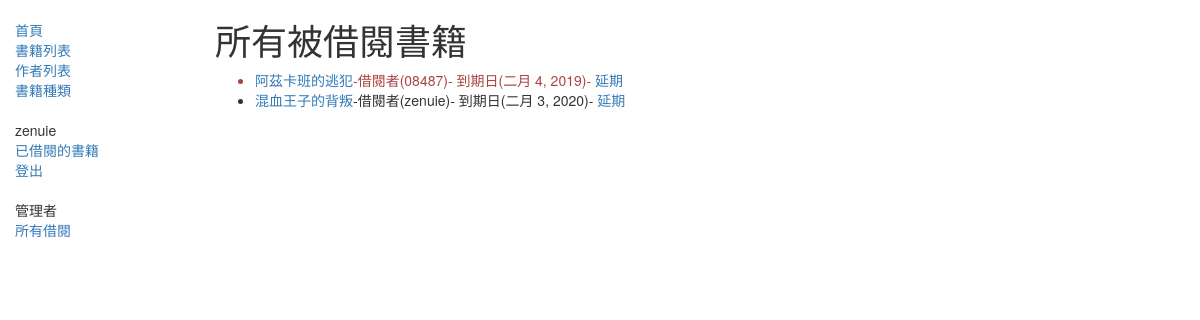
/catalog/borrowed/ (signed in), run on an earlier commit of the app's database.
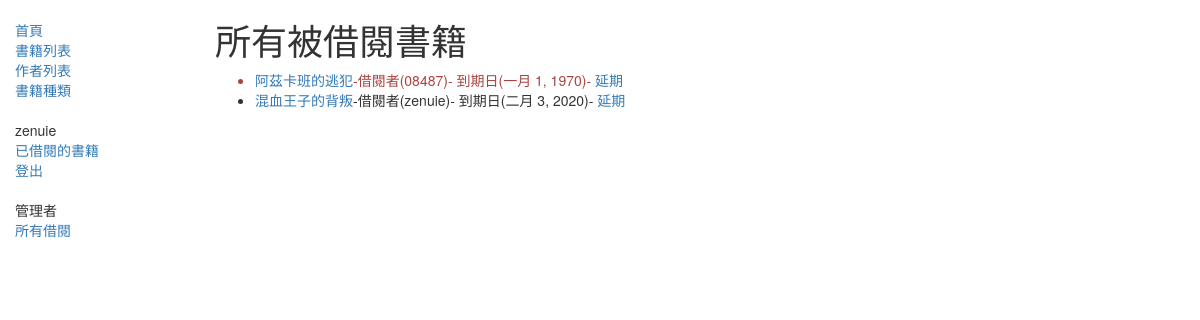
And on a later commit of the database.
### catalog/models.py (models this page shows, shortened)
class BookInstance(models.Model):
    id = models.UUIDField(primary_key=True, default=uuid.uuid4,
                          help_text='Unique ID for this particular book across whole library')
    book = models.ForeignKey('Book', on_delete=models.SET_NULL, null=True)
    imprint = models.CharField(max_length=200)
    due_back = models.DateField(null=True, blank=True)
    borrower = models.ForeignKey(User, on_delete=models.SET_NULL, null=True, blank=True)
    LOAN_STATUS = (
        ('m', 'Maintenance'),
        ('o', 'On loan'),
        ('a', 'Available'),
        ('r', 'Reserved'),
    )
    status = models.CharField(
        max_length=1,
        choices=LOAN_STATUS,
        blank=True,
        default='m',
        help_text='Book availability',
    )
    @property
    def is_overdue(self):
        if self.due_back and date.today() > self.due_back:
            return True
        return False
    class Meta:
        ordering = ['due_back']
        permissions = (("can_mark_returned", "Set book as returned"),)

class Book(models.Model):
    title = models.CharField(max_length=200)
    author = models.ForeignKey('Author', on_delete=models.SET_NULL, null=True)
    summary = models.TextField(max_length=1000, help_text='Enter a brief description of the book')
    isbn = models.CharField('ISBN', max_length=13,
                            help_text='13 Character <a href="https://www.isbn-international.org/content/what-isbn'
                                      '">ISBN number</a>')
    genre = models.ManyToManyField(Genre, help_text='Select a genre for this book')
    def display_genre(self):
        '''Create a string for the Genre. This is required to display genre in Admin.'''
        return ', '.join(genre.name for genre in self.genre.all()[:3])
    display_genre.short_description = 'Genre'
    language = models.ForeignKey('Language', on_delete=models.SET_NULL, null=True)

### catalog/views.py (the view)
# urls.py: path('borrowed/', views.OnlyStaffViewUserBorrowed.as_view(), name='all-borrowed')
class OnlyStaffViewUserBorrowed(LoginRequiredMixin, generic.ListView):
    model = BookInstance
    template_name = 'bookinstance_list_all_user_borrowed.html'
    def get_queryset(self):
        return BookInstance.objects.filter(status__exact='o').order_by('due_back')

### templates/bookinstance_list_all_user_borrowed.html
{% extends 'base_generic.html' %}
{% block content %}
    {% if bookinstance_list and user.is_staff %}
        <h1>所有被借閱書籍</h1>
        <ul>
            {% for bookinst in bookinstance_list %}
                <li class="{% if bookinst.is_overdue %}text-danger{% endif %}">
                    <a href="{% url 'book-detail' bookinst.book.pk %}">{{ bookinst.book.title }}</a>-借閱者({{ bookinst.borrower }})-{% if user.is_staff %} 到期日({{ bookinst.due_back }})- <a href="{% url 'renew-book-librarian' bookinst.id %}">延期</a>{% endif %}
                </li>
            {% endfor %}
        </ul>
    {% elif user.is_authenticated %}
        <h1>您沒有權限觀看</h1>
    {% else %}
        <p>沒有借閱的書籍</p>
    {% endif %}
{% endblock %}

What changed in the data, as far as the page shows it:
changed BookInstance "阿茲卡班的逃犯": due_back "二月 4, 2019" → "一月 1, 1970"
